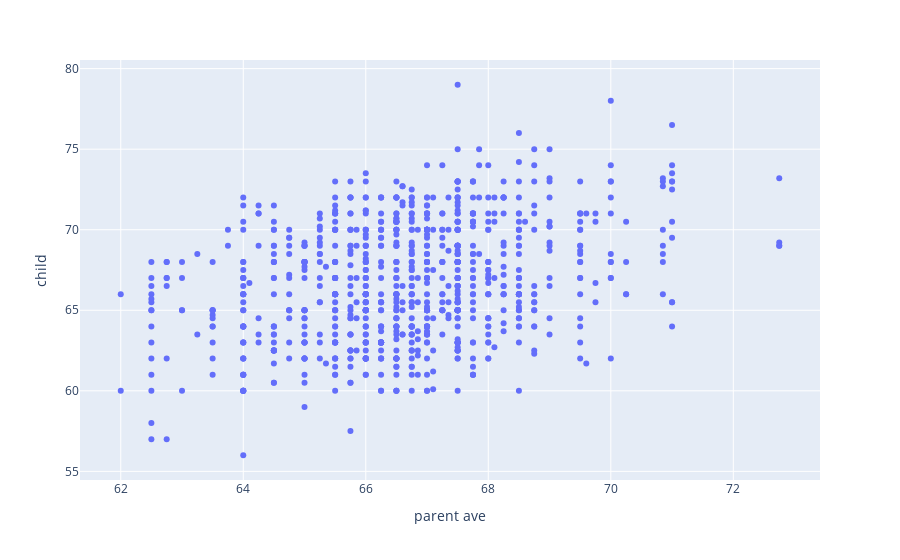

Notebook code cell kept with this figure:
### Code cell
px.scatter(heights, x="parent ave", y="child")

### Figure 1 — Plotly figure (JSON) as saved in the notebook; plotly's stock layout.template omitted (floating-point values rounded to 4 significant figures; data arrays with more than 128 entries replaced by an {"elided": "..."} marker saying what was removed)
{"data": [{"hovertemplate": "parent ave=%{x}<br>child=%{y}<extra></extra>", "legendgroup": "", "marker": {"color": "#636efa", "symbol": "circle"}, "mode": "markers", "name": "", "orientation": "v", "showlegend": false, "type": "scatter", "x": {"elided": "934 float values"}, "xaxis": "x", "y": {"elided": "934 float values"}, "yaxis": "y"}], "layout": {"legend": {"tracegroupgap": 0}, "margin": {"t": 60}, "xaxis": {"anchor": "y", "domain": [0, 1], "title": {"text": "parent ave"}}, "yaxis": {"anchor": "x", "domain": [0, 1], "title": {"text": "child"}}}}
